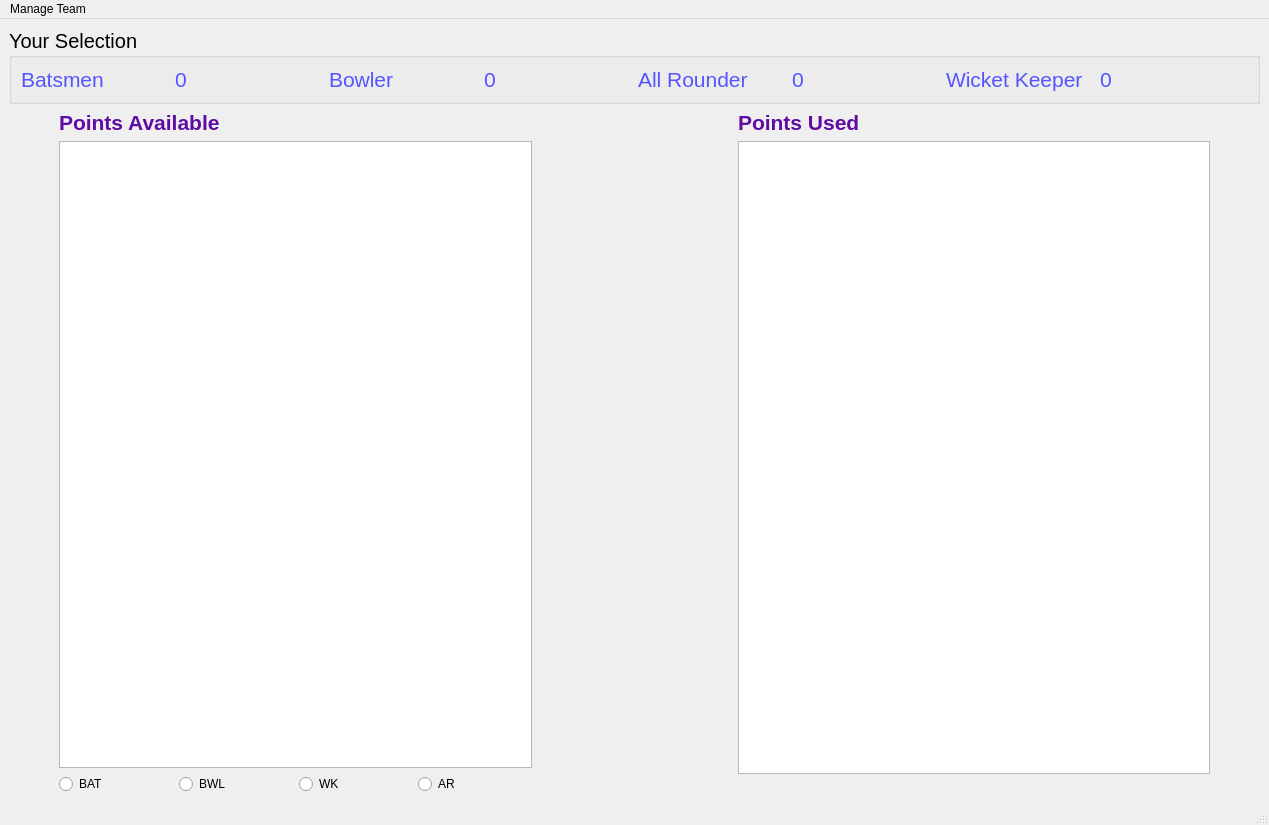
<?xml version="1.0" encoding="UTF-8"?>
<ui version="4.0">
 <class>MainWindow</class>
 <widget class="QMainWindow" name="MainWindow">
  <property name="geometry">
   <rect>
    <x>0</x>
    <y>0</y>
    <width>1269</width>
    <height>825</height>
   </rect>
  </property>
  <property name="windowTitle">
   <string>MainWindow</string>
  </property>
  <widget class="QWidget" name="Centralwidget">
   <layout class="QVBoxLayout" name="verticalLayout_8">
    <item>
     <widget class="QGroupBox" name="yourSelection_groupBox">
      <property name="font">
       <font>
        <pointsize>15</pointsize>
        <weight>50</weight>
        <bold>false</bold>
       </font>
      </property>
      <property name="title">
       <string>Your Selection</string>
      </property>
      <layout class="QHBoxLayout" name="horizontalLayout_5">
       <item>
        <layout class="QHBoxLayout" name="horizontalLayout_batsmen">
         <item>
          <widget class="QLabel" name="labelBatsmen">
           <property name="text">
            <string>&lt;html&gt;&lt;head/&gt;&lt;body&gt;&lt;p&gt;&lt;span style=&quot; font-size:16pt; color:#5555ff;&quot;&gt;Batsmen&lt;/span&gt;&lt;/p&gt;&lt;/body&gt;&lt;/html&gt;</string>
           </property>
          </widget>
         </item>
         <item>
          <widget class="QLabel" name="num_batsmen">
           <property name="text">
            <string>&lt;html&gt;&lt;head/&gt;&lt;body&gt;&lt;p&gt;&lt;span style=&quot; font-size:16pt; color:#5555ff;&quot;&gt;0&lt;/span&gt;&lt;/p&gt;&lt;/body&gt;&lt;/html&gt;</string>
           </property>
          </widget>
         </item>
        </layout>
       </item>
       <item>
        <layout class="QHBoxLayout" name="horizontalLayout_bowler">
         <item>
          <widget class="QLabel" name="labelBowler">
           <property name="text">
            <string>&lt;html&gt;&lt;head/&gt;&lt;body&gt;&lt;p&gt;&lt;span style=&quot; font-size:16pt; color:#5555ff;&quot;&gt;Bowler&lt;/span&gt;&lt;/p&gt;&lt;/body&gt;&lt;/html&gt;</string>
           </property>
          </widget>
         </item>
         <item>
          <widget class="QLabel" name="num_bowler">
           <property name="text">
            <string>&lt;html&gt;&lt;head/&gt;&lt;body&gt;&lt;p&gt;&lt;span style=&quot; font-size:16pt; color:#5555ff;&quot;&gt;0&lt;/span&gt;&lt;/p&gt;&lt;/body&gt;&lt;/html&gt;</string>
           </property>
          </widget>
         </item>
        </layout>
       </item>
       <item>
        <layout class="QHBoxLayout" name="horizontalLayout_allRounder">
         <item>
          <widget class="QLabel" name="labelAllrounder">
           <property name="text">
            <string>&lt;html&gt;&lt;head/&gt;&lt;body&gt;&lt;p&gt;&lt;span style=&quot; font-size:16pt; color:#5555ff;&quot;&gt;All Rounder                &lt;/span&gt;&lt;/p&gt;&lt;/body&gt;&lt;/html&gt;</string>
           </property>
          </widget>
         </item>
         <item>
          <widget class="QLabel" name="num_AR">
           <property name="text">
            <string>&lt;html&gt;&lt;head/&gt;&lt;body&gt;&lt;p&gt;&lt;span style=&quot; font-size:16pt; color:#5555ff;&quot;&gt;0&lt;/span&gt;&lt;/p&gt;&lt;/body&gt;&lt;/html&gt;</string>
           </property>
          </widget>
         </item>
        </layout>
       </item>
       <item>
        <layout class="QHBoxLayout" name="horizontalLayout_wk">
         <item>
          <widget class="QLabel" name="labelWK">
           <property name="text">
            <string>&lt;html&gt;&lt;head/&gt;&lt;body&gt;&lt;p&gt;&lt;span style=&quot; font-size:16pt; color:#5555ff;&quot;&gt;Wicket Keeper&lt;/span&gt;&lt;/p&gt;&lt;/body&gt;&lt;/html&gt;</string>
           </property>
          </widget>
         </item>
         <item>
          <widget class="QLabel" name="num_WK">
           <property name="text">
            <string>&lt;html&gt;&lt;head/&gt;&lt;body&gt;&lt;p&gt;&lt;span style=&quot; font-size:16pt; color:#5555ff;&quot;&gt;   0&lt;/span&gt;&lt;/p&gt;&lt;/body&gt;&lt;/html&gt;</string>
           </property>
          </widget>
         </item>
        </layout>
       </item>
      </layout>
     </widget>
    </item>
    <item>
     <layout class="QHBoxLayout" name="horizontalLayout_gameDesk">
      <item>
       <spacer name="jugaadH1_left">
        <property name="orientation">
         <enum>Qt::Horizontal</enum>
        </property>
        <property name="sizeType">
         <enum>QSizePolicy::Preferred</enum>
        </property>
        <property name="sizeHint" stdset="0">
         <size>
          <width>50</width>
          <height>20</height>
         </size>
        </property>
       </spacer>
      </item>
      <item>
       <layout class="QVBoxLayout" name="playersAvailable_VL">
        <item>
         <widget class="QLabel" name="pointsAvailable">
          <property name="text">
           <string>&lt;html&gt;&lt;head/&gt;&lt;body&gt;&lt;p&gt;&lt;span style=&quot; font-size:16pt; font-weight:600; color:#5f0ca3;&quot;&gt;Points Available&lt;/span&gt;&lt;/p&gt;&lt;/body&gt;&lt;/html&gt;</string>
          </property>
         </widget>
        </item>
        <item>
         <widget class="QListWidget" name="playersAvailable"/>
        </item>
        <item>
         <layout class="QHBoxLayout" name="ASHFAQUE_HL1">
          <item>
           <widget class="QRadioButton" name="radioButton">
            <property name="text">
             <string>BAT</string>
            </property>
           </widget>
          </item>
          <item>
           <widget class="QRadioButton" name="radioButton_2">
            <property name="text">
             <string>BWL</string>
            </property>
           </widget>
          </item>
          <item>
           <widget class="QRadioButton" name="radioButton_3">
            <property name="text">
             <string>WK</string>
            </property>
           </widget>
          </item>
          <item>
           <widget class="QRadioButton" name="radioButton_4">
            <property name="text">
             <string>AR</string>
            </property>
           </widget>
          </item>
         </layout>
        </item>
       </layout>
      </item>
      <item>
       <spacer name="jugaadH5">
        <property name="orientation">
         <enum>Qt::Horizontal</enum>
        </property>
        <property name="sizeType">
         <enum>QSizePolicy::Minimum</enum>
        </property>
        <property name="sizeHint" stdset="0">
         <size>
          <width>40</width>
          <height>20</height>
         </size>
        </property>
       </spacer>
      </item>
      <item>
       <spacer name="jugaadH4">
        <property name="orientation">
         <enum>Qt::Horizontal</enum>
        </property>
        <property name="sizeType">
         <enum>QSizePolicy::Minimum</enum>
        </property>
        <property name="sizeHint" stdset="0">
         <size>
          <width>40</width>
          <height>20</height>
         </size>
        </property>
       </spacer>
      </item>
      <item>
       <spacer name="jugaadH6">
        <property name="orientation">
         <enum>Qt::Horizontal</enum>
        </property>
        <property name="sizeType">
         <enum>QSizePolicy::Minimum</enum>
        </property>
        <property name="sizeHint" stdset="0">
         <size>
          <width>40</width>
          <height>20</height>
         </size>
        </property>
       </spacer>
      </item>
      <item>
       <spacer name="jugaadH2">
        <property name="orientation">
         <enum>Qt::Horizontal</enum>
        </property>
        <property name="sizeType">
         <enum>QSizePolicy::Minimum</enum>
        </property>
        <property name="sizeHint" stdset="0">
         <size>
          <width>40</width>
          <height>20</height>
         </size>
        </property>
       </spacer>
      </item>
      <item>
       <spacer name="jugaadH7">
        <property name="orientation">
         <enum>Qt::Horizontal</enum>
        </property>
        <property name="sizeType">
         <enum>QSizePolicy::Minimum</enum>
        </property>
        <property name="sizeHint" stdset="0">
         <size>
          <width>40</width>
          <height>20</height>
         </size>
        </property>
       </spacer>
      </item>
      <item>
       <layout class="QVBoxLayout" name="playerSelected_VL">
        <item>
         <widget class="QLabel" name="pointsUsed">
          <property name="text">
           <string>&lt;html&gt;&lt;head/&gt;&lt;body&gt;&lt;p&gt;&lt;span style=&quot; font-size:16pt; font-weight:600; color:#5f0ca3;&quot;&gt;Points Used&lt;/span&gt;&lt;/p&gt;&lt;/body&gt;&lt;/html&gt;</string>
          </property>
         </widget>
        </item>
        <item>
         <widget class="QListWidget" name="playersSelected"/>
        </item>
        <item>
         <spacer name="jugaadVL">
          <property name="orientation">
           <enum>Qt::Vertical</enum>
          </property>
          <property name="sizeType">
           <enum>QSizePolicy::Minimum</enum>
          </property>
          <property name="sizeHint" stdset="0">
           <size>
            <width>20</width>
            <height>20</height>
           </size>
          </property>
         </spacer>
        </item>
       </layout>
      </item>
      <item>
       <spacer name="jugaadH3_right">
        <property name="orientation">
         <enum>Qt::Horizontal</enum>
        </property>
        <property name="sizeType">
         <enum>QSizePolicy::Preferred</enum>
        </property>
        <property name="sizeHint" stdset="0">
         <size>
          <width>50</width>
          <height>20</height>
         </size>
        </property>
       </spacer>
      </item>
     </layout>
    </item>
   </layout>
  </widget>
  <widget class="QMenuBar" name="menubar">
   <property name="geometry">
    <rect>
     <x>0</x>
     <y>0</y>
     <width>1269</width>
     <height>26</height>
    </rect>
   </property>
   <widget class="QMenu" name="menuManage_Team">
    <property name="title">
     <string>Manage Team</string>
    </property>
    <addaction name="actionNew_Team"/>
    <addaction name="actionOpen_Team"/>
    <addaction name="actionSave_Team"/>
    <addaction name="actionEvaluate_Team"/>
    <addaction name="actionQuit"/>
   </widget>
   <addaction name="menuManage_Team"/>
  </widget>
  <widget class="QStatusBar" name="statusbar"/>
  <action name="actionNew_Team">
   <property name="text">
    <string>New Team</string>
   </property>
  </action>
  <action name="actionOpen_Team">
   <property name="text">
    <string>Open Team</string>
   </property>
  </action>
  <action name="actionSave_Team">
   <property name="text">
    <string>Save Team</string>
   </property>
  </action>
  <action name="actionEvaluate_Team">
   <property name="text">
    <string>Evaluate Team</string>
   </property>
  </action>
  <action name="actionQuit">
   <property name="text">
    <string>Quit</string>
   </property>
  </action>
 </widget>
 <resources/>
 <connections/>
</ui>
